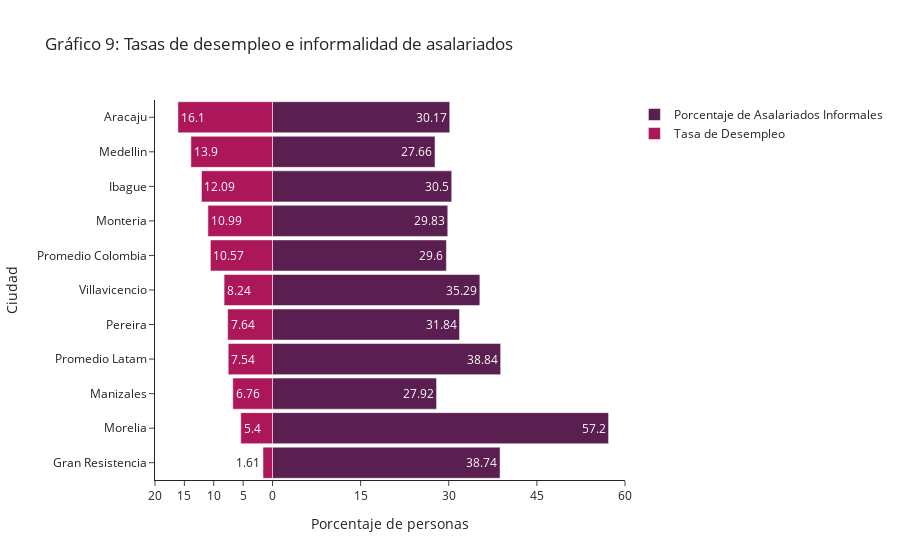

Notebook code cell kept with this figure:
### Code cell
layout = go.Layout(yaxis=go.layout.YAxis(title='Ciudad'),
                   xaxis=go.layout.XAxis(
                       range=[-20, 60],
                       tickvals=[-20, -15, -10, -5, 0, 15, 30, 45, 60],
                       ticktext=[20, 15, 10, 5, 0, 15, 30, 45, 60],
                       title='Porcentaje de personas'),
                    barmode='overlay',
                    bargap=0.1,
                    template="simple_white",
                   title='Gráfico 9: Tasas de desempleo e informalidad de asalariados'
                  )

data = [go.Bar(y=des.index,
               x=des['% Asalariados Informales Total'],
               orientation='h',
               name='Porcentaje de Asalariados Informales',
               text=np.round(des['% Asalariados Informales Total'].to_numpy(),2),
               hoverinfo='text',
               marker=dict(color=colors[4]),
                    #hoverlabel=dict(hover_data={act['dif']:':.2f'})
               ),
        go.Bar(y=des.index,
               x=des['Tasa de Desempleo (Total)'],
               orientation='h',
               name='Tasa de Desempleo',
               text= np.round(des['Tasa de Desempleo (Total)'].to_numpy() * -1,2),
               hoverinfo='text',
               marker=dict(color=colors[8])
               )]

plotly.offline.iplot(dict(data=data, layout=layout)) 
plotly.io.write_html(fig=dict(data=data, layout=layout),file="informe/images/desempleo.html",full_html=False,include_plotlyjs='cdn')

### Figure 1 — Plotly figure (JSON) as saved in the notebook; plotly's stock layout.template omitted (floating-point values rounded to 4 significant figures)
{"data": [{"hoverinfo": "text", "marker": {"color": "#5a1e50"}, "name": "Porcentaje de Asalariados Informales", "orientation": "h", "text": [38.74, 57.2, 27.92, 38.84, 31.84, 35.29, 29.6, 29.83, 30.5, 27.66, 30.17], "type": "bar", "x": [38.74, 57.2, 27.92, 38.84, 31.84, 35.29, 29.6, 29.83, 30.5, 27.66, 30.17], "y": ["Gran Resistencia", "Morelia", "Manizales", "Promedio Latam", "Pereira", "Villavicencio", "Promedio Colombia", "Monteria", "Ibague", "Medellin", "Aracaju"]}, {"hoverinfo": "text", "marker": {"color": "#ac1759"}, "name": "Tasa de Desempleo", "orientation": "h", "text": [1.61, 5.4, 6.76, 7.54, 7.64, 8.24, 10.57, 10.99, 12.09, 13.9, 16.1], "type": "bar", "x": [-1.615, -5.405, -6.761, -7.541, -7.636, -8.242, -10.57, -10.99, -12.09, -13.9, -16.1], "y": ["Gran Resistencia", "Morelia", "Manizales", "Promedio Latam", "Pereira", "Villavicencio", "Promedio Colombia", "Monteria", "Ibague", "Medellin", "Aracaju"]}], "layout": {"autosize": true, "bargap": 0.1, "barmode": "overlay", "title": {"text": "Gráfico 9: Tasas de desempleo e informalidad de asalariados"}, "xaxis": {"range": [-20, 60], "ticktext": [20, 15, 10, 5, 0, 15, 30, 45, 60], "tickvals": [-20, -15, -10, -5, 0, 15, 30, 45, 60], "title": {"text": "Porcentaje de personas"}, "type": "linear"}, "yaxis": {"autorange": true, "range": [-0.5, 10.5], "title": {"text": "Ciudad"}, "type": "category"}}}
